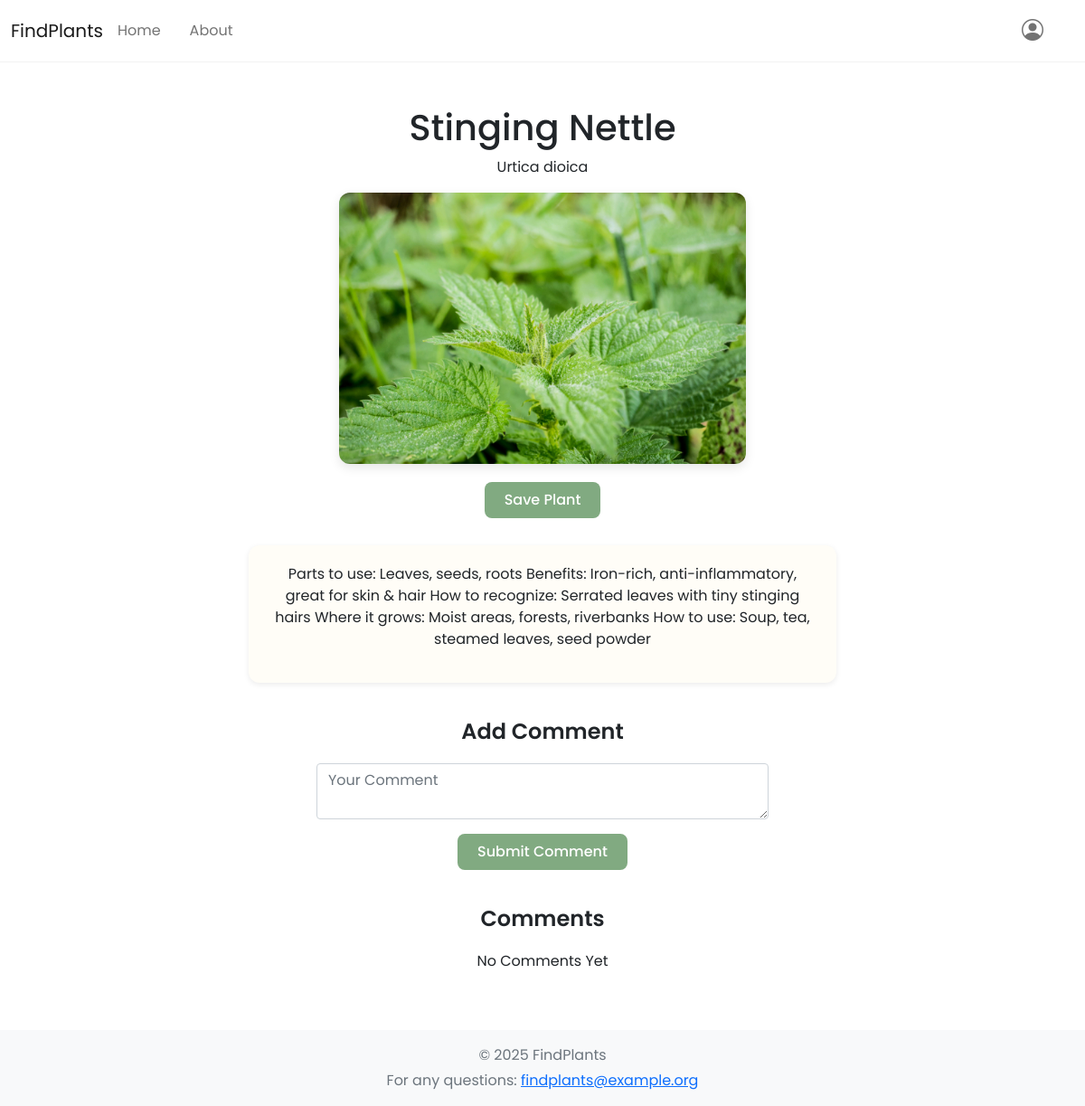
/plant/2, run on the app's committed database.
### models.py (models this page shows, shortened)
class Plant(db.Model):
    id=db.Column(db.Integer, primary_key=True)
    name = db.Column(db.String(100), nullable=False)
    latin_name= db.Column(db.String(120))
    description = db.Column(db.Text, nullable=False)
    image_file = db.Column(db.String(20), nullable=True, default='default.jpg')
    comments = db.relationship('Comment', backref='plant', lazy=True)

### app.py (the view, shortened to what this page needs)
@app.route("/plant/<int:plant_id>", methods=['GET', 'POST'])
def plant_detail(plant_id):
    plant=Plant.query.get_or_404(plant_id)
    return render_template("plant_detail.html", plant=plant)

### templates/plant_detail.html
{% extends "layout.html" %}
{% block content %}
<div class="container mt-4 text-center">
    <h1 class="plant-title">{{ plant.name }}</h1>
    <p class="latin-name">{{ plant.latin_name }}</p>
    {% if plant.image_file %}
    <div>
       <img src="{{ url_for('static', filename='images/' +plant.image_file)}}"
            class="plant-img"
            alt="{{ plant.name }}">
    </div>
    {% endif %}
    <div class="save-btn-wrapper">
   {% if plant in current_user.saved %}
      <form action="{{ url_for('unsave_plant', plant_id=plant.id) }}" method="POST">
         <button class="btn btn-save">Unsave</button>
      </form>
   {% else %}
      <form action="{{ url_for('save_plant', plant_id=plant.id) }}" method="POST">
         <button class="btn btn-save">Save Plant</button>
     </form>
   {% endif %}
    </div>
    <div class="description-box">
        <p>{{ plant.description }}</p>
    </div>
        <h4 class="section-title">Add Comment</h4>
        <form method="POST" class="comment-form">
            <textarea name="text" placeholder="Your Comment" class="form-control mb-2" required></textarea>
            <button type="submit"
                    class="btn btn-save mt-2">
                    Submit Comment</button>
        </form>
        <h4 class="section-title">Comments</h4>
    {% if plant.comments %}
        <ul class="comment-list">
            {% for comment in plant.comments %}
           <li class="comment-item">
            <div>
               <strong>{{ comment.author.username }}:</strong>
               {{ comment.text }}
            </div>
            {% if comment.author.id == current_user.id %}
            <form method="POST"
                  action="{{ url_for('delete_comment', comment_id=comment.id) }}">
                <button class="btn btn-delete">Delete</button>
                </form>
          {% endif %}
           </li>
           {% endfor %}
        </ul>
        {% else %}
           <p class="no-comments">No Comments Yet</p>
        {% endif %}
</div>
{% endblock %}

### static/css/style.css (style rules this page uses)
body { font-family: 'Poppins', sans-serif; }
.plant-img { max-width: 450px; width: 100%; height: auto; border-radius: 12px; box-shadow: 0 4px 12px rgba(0,0,0,0.1); object-fit: cover; }
html, body { height: 100%; }
body { display: flex; flex-direction: column; min-height: 100vh; }
.btn-save { background-color: #81aa81 !important; color: white !important; border: none !important; padding: 8px 22px; border-radius: 8px; font-weight: 500; }
.description-box { background: #fffdf7; padding: 20px 24px; border-radius: 12px; box-shadow: 0 2px 6px rgba(0,0,0,0.08); margin: 30px auto; text-align: center; max-width: 650px; }
.section-title { text-align: center; font-weight: 600; margin-top: 40px; margin-bottom: 20px; max-width: 650px; margin-left: auto; margin-right: auto; }
.comment-form { max-width: 500px; margin: 0 auto; text-align: center; }
.save-btn-wrapper { margin-top: 20px; margin-bottom: 20px; text-align: center; }

### data on the page
Plant: name "Stinging Nettle", latin_name "Urtica dioica", image_file (picture), description "Parts to use: Leaves, seeds, roots Benefits: Iron-rich, anti-inflammatory, great for skin & hair How to recognize: Serrated leaves with tiny stinging hairs Where it grows: Moist areas, forests, riverbanks How to use: Soup, tea, steamed leaves, seed powder"
